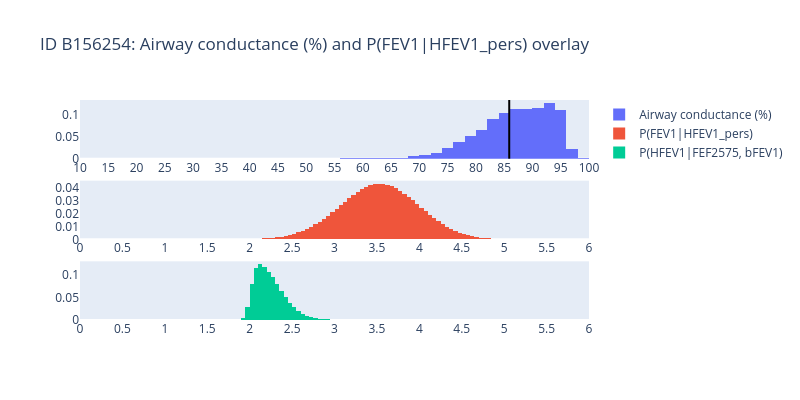

Notebook code for this chart:
### Code cell
import numpy as np
from pgmpy.inference.ExactInference import VariableElimination

import models.builders as mb

row = df.loc[df["ID"] == "B156254"].iloc[0]

id, height, age, sex = row[["ID", "Height", "Age", "Sex"]]
# ar_prior = "breathe (2 days model, ecFEV1 addmultnoise, ecFEF25-75)"
ar_prior = "uniform"
ecfev1_noise_model_suffix = "_std_add_mult_ecfev1"
fef2575_cpt_suffix = "_ecfev1_2_days_model_add_mult_noise"

(
    model,
    HFEV1,
    AR_vars,
    uFEV1_vars,
    ecFEV1_vars,
    ecFEF2575prctecFEV1_vars,
) = mb.fev1_fef2575_n_day_BN_noise(
    2,
    height,
    age,
    sex,
    ar_prior,
    fef2575_cpt_suffix,
    ecfev1_noise_model_suffix,
)
var_elim = VariableElimination(model)

evidence_dict = {}
evidence_dict[ecFEV1_vars[1].name] = row["idx best FEV1"]
evidence_dict[ecFEV1_vars[0].name] = row["idx FEV1"]
evidence_dict[ecFEF2575prctecFEV1_vars[0].name] = row["idx FEF2575%FEV1"]
# evidence_dict[ecFEF2575prctecFEV1_vars[0].name] = 0

res_ve = var_elim.query(
    variables=[HFEV1.name],
    evidence=evidence_dict,
    joint=False,
)
dist_hfev1 = res_ve[HFEV1.name].values

mean_hfev1 = HFEV1.get_mean(dist_hfev1)
pppfev1 = row["FEV1"] / mean_hfev1 * 100

# PLOT
fig = make_subplots(rows=3, cols=1)

ih.plot_histogram(fig, AC, row[AC.name], AC.a, AC.b, 1, 1, name=AC.name)
ih.plot_histogram(
    fig,
    ecFEV1,
    row["P(FEV1|HFEV1_pers)"],
    ecFEV1.a,
    ecFEV1.b,
    2,
    1,
    name="P(FEV1|HFEV1_pers)",
)
fig.add_vline(
    x=pppfev1,
    line_width=2,
    line_color="black",
    row=1,
    col=1,
    name="FEV1%PersPred",
)
ih.plot_histogram(
    fig,
    HFEV1,
    dist_hfev1,
    0,
    HFEV1.b,
    3,
    1,
    name="P(HFEV1|FEF2575, bFEV1)",
)

fig.update_layout(
    title=f"ID {row['ID']}: {AC.name} and P(FEV1|HFEV1_pers) overlay",
    barmode="overlay",
    width=800,
    height=400,
)
fig.show()
